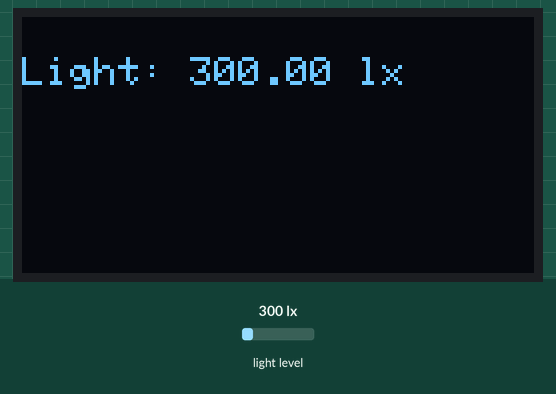
Simulated run of this sketch. Board: ESP8266 (NodeMCU). On the bench: 128×64 one-colour display. The test bench sets the inputs (shaded band); at power-on: light level 300 lx. WiFi joins after 1.5 s; servers stay silent unless stated; the display library's start-up logo is not drawn; what the sketch prints to the serial monitor is not drawn.

Above: at 5.0 s.
5.1 s: light level set to 40 lx
At 6.8 s:
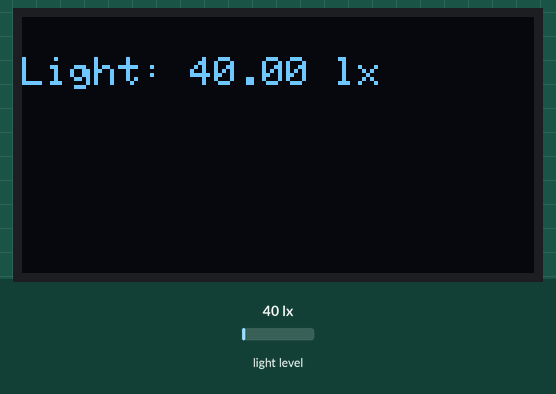
7.4 s: light level set to 500 lx
At 9.1 s:
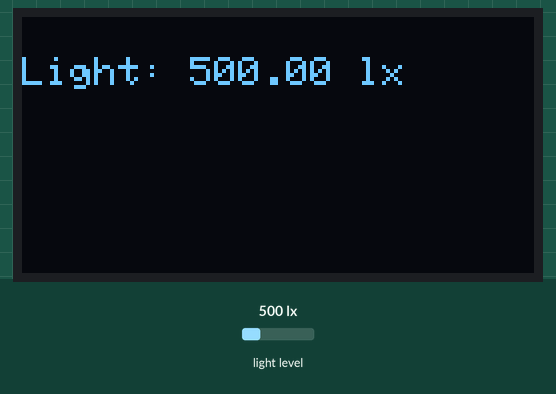
9.4 s: light level set to 1000 lx
At 10.4 s:
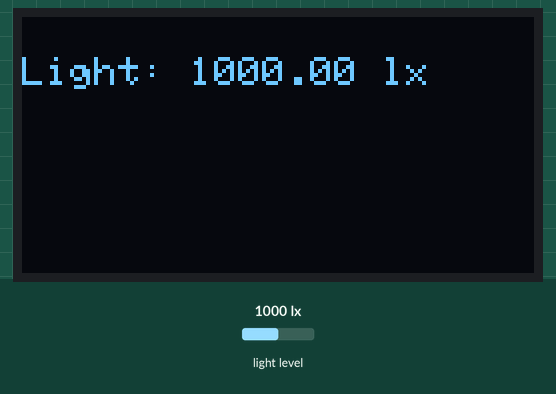
Timing chart, 0 to 12.4 s (numbered marks = the images above; inputs shaded):
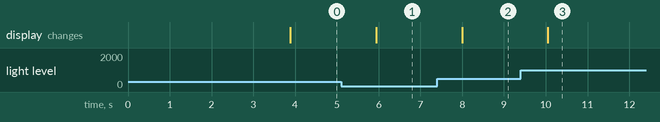

The sketch:

CW12__Light_Sensor__Display_on_Blynk.ino
```cpp
#define BLYNK_TEMPLATE_ID           "TMPL6ZC1T2uSg"
#define BLYNK_TEMPLATE_NAME         "Quickstart Template"
#define BLYNK_AUTH_TOKEN            "bsfo3m8QtkVBOZJh7R6wuv1M9OEoYO86"
#define BLYNK_PRINT Serial


#include <Wire.h>
#include <BH1750.h>
#include <Adafruit_GFX.h>
#include <Adafruit_SSD1306.h>
#include <ESP8266WiFi.h>
#include <BlynkSimpleEsp8266.h>


#define SCREEN_WIDTH 128
#define SCREEN_HEIGHT 64

#define OLED_RESET -1
Adafruit_SSD1306 display(SCREEN_WIDTH, SCREEN_HEIGHT, &Wire, OLED_RESET);

BH1750 lightMeter;

char ssid[] = "B415";
char pass[] = "appletv415";

BlynkTimer timer;

void setup() {
  Serial.begin(9600);

  Wire.begin();

  if (!display.begin(SSD1306_SWITCHCAPVCC, 0x3C)) {
    Serial.println(F("SSD1306 allocation failed"));
    for (;;);
  }
  display.display();
  delay(2000);
  display.clearDisplay();

  lightMeter.begin();

  Blynk.begin(BLYNK_AUTH_TOKEN, ssid, pass);

  timer.setInterval(1000L, sendToBlynk);

  Serial.println(F("BH1750 and OLED Test begin"));
}

void loop() {
  Blynk.run();
  timer.run();

  float lux = lightMeter.readLightLevel();
  Serial.print("Digital Light Sensor: ");
  Serial.print(lux);
  Serial.println(" lx");

  display.clearDisplay();
  display.setTextSize(1);
  display.setTextColor(WHITE);
  display.setCursor(0, 10);
  display.print("Light: ");
  display.print(lux);
  display.println(" lx");
  display.display();

  delay(1000);
}

void sendToBlynk() {
  float lux = lightMeter.readLightLevel();
  Serial.print("Sending to Blynk: ");
  Serial.println(lux);
  Blynk.virtualWrite(V4, lux);
}
```

Measured:
- after the input at 5.1 s, the display: changes after 0.84 s (image 1)
- after the input at 7.4 s, the display: changes after 0.60 s (image 2)
- after the input at 9.4 s, the display: changes after 0.65 s (image 3)
